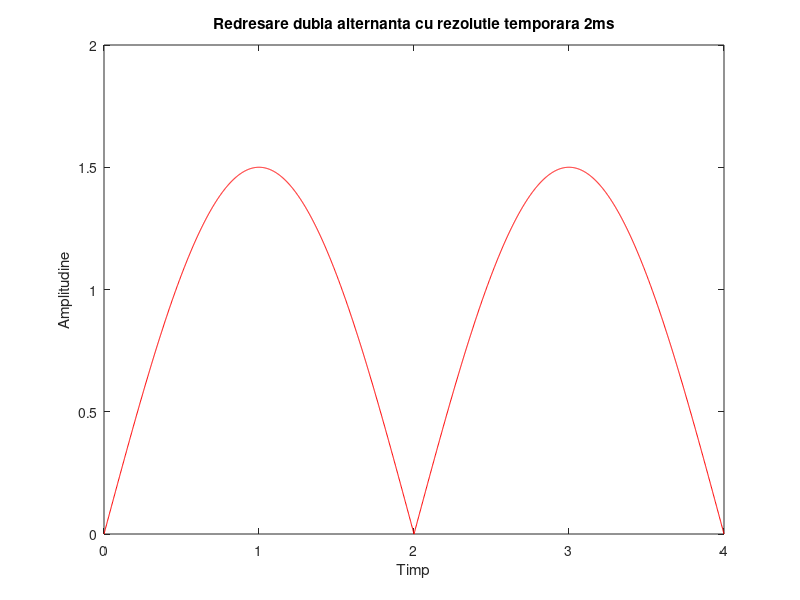
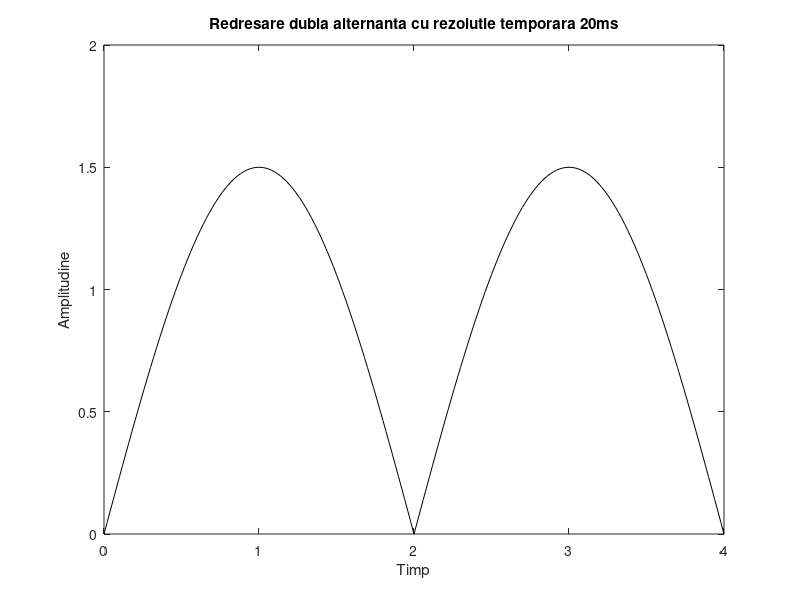
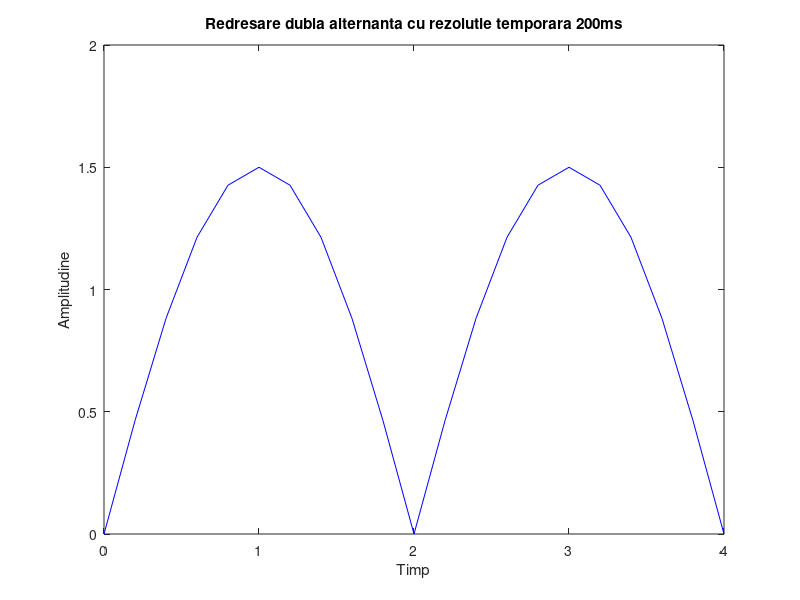

The MATLAB source for these figures, in order:
t1=0 : 0.002 :4; %baza de timp de la 0 la 4s cu un pas de 2ms
T=4; %periada
f=1/T; %frecventa semnalului
Amp=1.5; %amplitudinea
s = Amp*sin(2*pi*f*t1); %semnalul sinusoidal
for idx=1:length(s) %se parcurge semnalul
    if s(1,idx)<0  %atunci cand se gaseste o parte negativa a semnalului, aceasta se converteste la pozitiv
        s(1,idx)=abs(s(1,idx));
    end
end %asa rezulta dubla alternanta
figure % o noua figura in care va aparea graficul
plot(t1,s,'-red'),title('Redresare dubla alternanta cu rezolutie temporara 2ms'),xlabel('Timp'),ylabel('Amplitudine') %graficul functiei

t2=0 : 0.02 :4; %pas de 20ms
T=4;
f=1/T;
Amp=1.5;
s = Amp*sin(2*pi*f*t2);
for idx=1:length(s)
    if s(1,idx)<0
        s(1,idx)=abs(s(1,idx));
    end
end
figure
plot(t2,s,'-black'),title('Redresare dubla alternanta cu rezolutie temporara 20ms'),xlabel('Timp'),ylabel('Amplitudine')

t3=0 : 0.2 :4; %pas de 200ms
T=4;
f=1/T;
Amp=1.5;
s = Amp*sin(2*pi*f*t3);
for idx=1:length(s)
    if s(1,idx)<0
        s(1,idx)=abs(s(1,idx));
    end  
end
figure
plot(t3,s,'-blue'),title('Redresare dubla alternanta cu rezolutie temporara 200ms'),xlabel('Timp'),ylabel('Amplitudine')